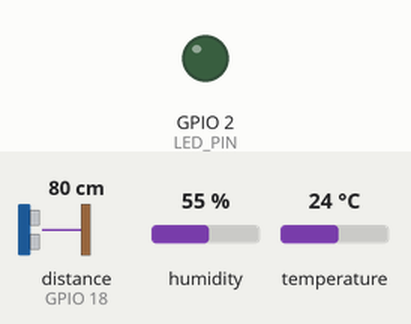
Recording of a sketch running on a simulated ESP32. Parts: output pins drawn as LEDs (lit = HIGH). The inputs (shaded band) are chosen by the test bench; at power-on: distance to the obstacle (sensor on GPIO 18) 80 cm, humidity 55 %, temperature 24 °C. The echo pulse lasts 58.3 µs per cm; WiFi joins after 1.5 s; servers stay silent unless stated; the local clock reads 2024-03-15 10:24:30 at power-on unless the sketch sets it; random numbers use the default seed unless the sketch sets one; no MQTT or app messages arrive unless stated; pins used as bus, display or sensor lines are not drawn; what the sketch prints to the serial monitor is not drawn.

Above: at 3.2 s.
At 5.06 s:
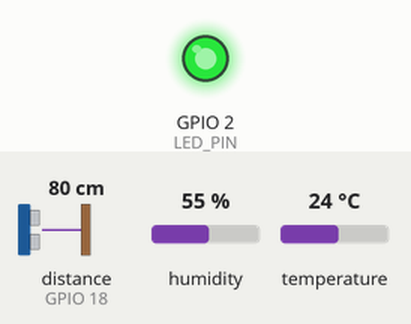
Timing chart, 0 to 8.0 s (numbered marks = the images above):
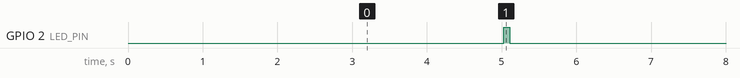

The sketch:

sketch.ino
```cpp
#include <WiFi.h>
#include <PubSubClient.h>
#include <DHTesp.h>
#include <time.h>
#include <sys/time.h>

const char* WIFI_SSID = "Wokwi-GUEST";
const char* WIFI_PASSWORD = "";
const char* MQTT_SERVER = "broker.hivemq.com";
const int MQTT_PORT = 1883;
const char* MQTT_TOPIC = "ptit/iot/th2/esp32_01";
const int DHT_PIN = 15, TRIG_PIN = 5, ECHO_PIN = 18, LED_PIN = 2;
const unsigned long SEND_INTERVAL_MS = 5000;
WiFiClient wifiClient;
PubSubClient mqttClient(wifiClient);
DHTesp dht;
unsigned long lastSend = 0;
unsigned long sequenceNo = 0;
String bootId;

void connectWiFi() {
  if (WiFi.status() == WL_CONNECTED) return;
  WiFi.begin(WIFI_SSID, WIFI_PASSWORD, 6);
  Serial.print("Connecting WiFi");
  while (WiFi.status() != WL_CONNECTED) { delay(500); Serial.print("."); }
  Serial.println(" connected");
}

void syncClock() {
  configTime(0, 0, "pool.ntp.org", "time.google.com");
  Serial.print("Synchronizing UTC clock");
  for (int i = 0; i < 30 && time(nullptr) < 1700000000; i++) {
    delay(500);
    Serial.print(".");
  }
  Serial.println(time(nullptr) >= 1700000000 ? " OK" : " FAILED (retry later)");
}

void connectMQTT() {
  while (!mqttClient.connected()) {
    String clientId = "ESP32-TH2-" + bootId;
    Serial.print("Connecting MQTT...");
    if (mqttClient.connect(clientId.c_str())) Serial.println(" connected");
    else { Serial.printf(" failed rc=%d\n", mqttClient.state()); delay(2000); }
  }
}

float readDistanceCm() {
  digitalWrite(TRIG_PIN, LOW); delayMicroseconds(2);
  digitalWrite(TRIG_PIN, HIGH); delayMicroseconds(10);
  digitalWrite(TRIG_PIN, LOW);
  unsigned long duration = pulseIn(ECHO_PIN, HIGH, 30000);
  return duration == 0 ? NAN : duration * 0.0343f / 2.0f;
}

void setup() {
  Serial.begin(115200);
  pinMode(TRIG_PIN, OUTPUT);
  pinMode(ECHO_PIN, INPUT);
  pinMode(LED_PIN, OUTPUT);
  digitalWrite(LED_PIN, LOW);
  dht.setup(DHT_PIN, DHTesp::DHT22);
  bootId = String((uint32_t)ESP.getEfuseMac(), HEX) + "-" + String(esp_random(), HEX);
  connectWiFi();
  syncClock();
  mqttClient.setServer(MQTT_SERVER, MQTT_PORT);
  mqttClient.setBufferSize(384);
  Serial.println("ESP32 IoT TH2 ready");
}

void loop() {
  if (WiFi.status() != WL_CONNECTED) connectWiFi();
  if (!mqttClient.connected()) connectMQTT();
  mqttClient.loop();
  unsigned long now = millis();
  if (now - lastSend < SEND_INTERVAL_MS) return;
  lastSend = now;
  TempAndHumidity data = dht.getTempAndHumidity();
  float distance = readDistanceCm();
  if (!isfinite(data.temperature) || !isfinite(data.humidity) || !isfinite(distance)) {
    Serial.println("Invalid sensor data - skipped");
    return;
  }
  if (time(nullptr) < 1700000000) {
    syncClock();
    if (time(nullptr) < 1700000000) { Serial.println("No valid UTC time - skipped"); return; }
  }
  sequenceNo++;
  // Read the sending timestamp immediately before formatting the MQTT payload.
  struct timeval tv;
  gettimeofday(&tv, nullptr);
  int64_t sentAtMs = (int64_t)tv.tv_sec * 1000LL + tv.tv_usec / 1000;
  char payload[384];
  snprintf(payload, sizeof(payload),
    "{\"device_id\":\"esp32_01\",\"boot_id\":\"%s\",\"temperature\":%.2f,"
    "\"humidity\":%.2f,\"distance_cm\":%.2f,\"rssi\":%d,"
    "\"sequence\":%lu,\"uptime_s\":%lu,\"sent_at_ms\":%lld}",
    bootId.c_str(), data.temperature, data.humidity, distance, WiFi.RSSI(),
    sequenceNo, millis() / 1000, (long long)sentAtMs);
  bool ok = mqttClient.publish(MQTT_TOPIC, payload);
  Serial.printf("%s | publish=%s\n", payload, ok ? "OK" : "FAILED");
  digitalWrite(LED_PIN, HIGH); delay(80); digitalWrite(LED_PIN, LOW);
}
```

Measured:
- by itself, GPIO 2 (LED_PIN): alternates HIGH for 0.08 s and LOW for 4.9 s
